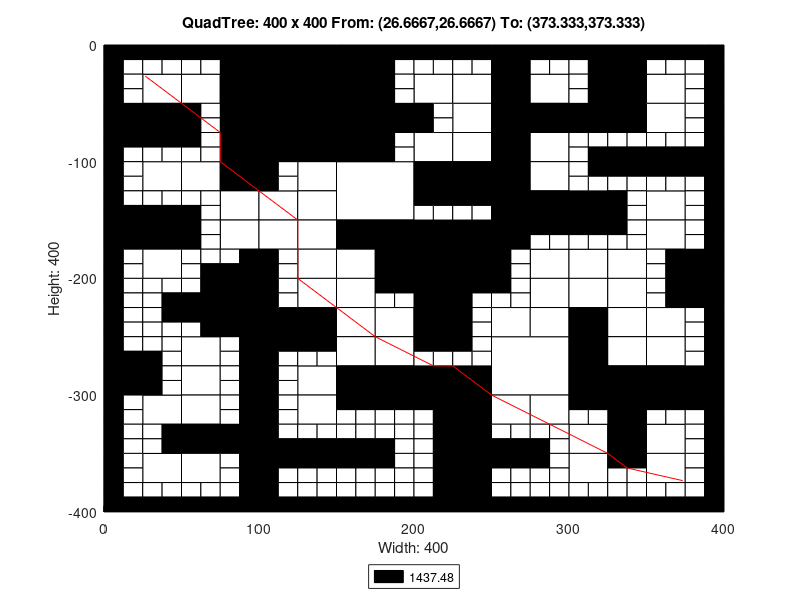

Source code (MATLAB):
axis([0 400 -400 0]);
title('QuadTree: 400 x 400 From: (26.6667,26.6667) To: (373.333,373.333)');
xlabel('Width: 400');
ylabel('Height: 400');
rectangle('Position',[100 -50 50 50], 'FaceColor',[0 0 0]);
rectangle('Position',[100 -100 50 50], 'FaceColor',[0 0 0]);
rectangle('Position',[150 -150 50 50], 'FaceColor',[1 1 1]);
rectangle('Position',[200 -200 50 50], 'FaceColor',[0 0 0]);
rectangle('Position',[250 -300 50 50], 'FaceColor',[1 1 1]);
rectangle('Position',[25 -50 25 25], 'FaceColor',[1 1 1]);
rectangle('Position',[75 -25 25 25], 'FaceColor',[0 0 0]);
rectangle('Position',[50 -50 25 25], 'FaceColor',[1 1 1]);
rectangle('Position',[75 -50 25 25], 'FaceColor',[0 0 0]);
rectangle('Position',[0 -75 25 25], 'FaceColor',[0 0 0]);
rectangle('Position',[25 -75 25 25], 'FaceColor',[0 0 0]);
rectangle('Position',[75 -75 25 25], 'FaceColor',[0 0 0]);
rectangle('Position',[75 -100 25 25], 'FaceColor',[0 0 0]);
rectangle('Position',[150 -25 25 25], 'FaceColor',[0 0 0]);
rectangle('Position',[150 -50 25 25], 'FaceColor',[0 0 0]);
rectangle('Position',[150 -75 25 25], 'FaceColor',[0 0 0]);
rectangle('Position',[175 -75 25 25], 'FaceColor',[0 0 0]);
rectangle('Position',[150 -100 25 25], 'FaceColor',[0 0 0]);
rectangle('Position',[25 -125 25 25], 'FaceColor',[1 1 1]);
rectangle('Position',[50 -125 25 25], 'FaceColor',[1 1 1]);
rectangle('Position',[75 -125 25 25], 'FaceColor',[0 0 0]);
rectangle('Position',[75 -150 25 25], 'FaceColor',[1 1 1]);
rectangle('Position',[0 -175 25 25], 'FaceColor',[0 0 0]);
rectangle('Position',[25 -175 25 25], 'FaceColor',[0 0 0]);
rectangle('Position',[25 -200 25 25], 'FaceColor',[1 1 1]);
rectangle('Position',[75 -175 25 25], 'FaceColor',[1 1 1]);
rectangle('Position',[125 -125 25 25], 'FaceColor',[1 1 1]);
rectangle('Position',[100 -150 25 25], 'FaceColor',[1 1 1]);
rectangle('Position',[125 -150 25 25], 'FaceColor',[1 1 1]);
rectangle('Position',[100 -175 25 25], 'FaceColor',[1 1 1]);
rectangle('Position',[125 -175 25 25], 'FaceColor',[1 1 1]);
rectangle('Position',[125 -200 25 25], 'FaceColor',[1 1 1]);
rectangle('Position',[150 -175 25 25], 'FaceColor',[0 0 0]);
rectangle('Position',[175 -175 25 25], 'FaceColor',[0 0 0]);
rectangle('Position',[150 -200 25 25], 'FaceColor',[1 1 1]);
rectangle('Position',[175 -200 25 25], 'FaceColor',[0 0 0]);
rectangle('Position',[200 -50 25 25], 'FaceColor',[1 1 1]);
rectangle('Position',[225 -50 25 25], 'FaceColor',[1 1 1]);
rectangle('Position',[250 -25 25 25], 'FaceColor',[0 0 0]);
rectangle('Position',[250 -50 25 25], 'FaceColor',[0 0 0]);
rectangle('Position',[275 -50 25 25], 'FaceColor',[1 1 1]);
rectangle('Position',[225 -75 25 25], 'FaceColor',[1 1 1]);
rectangle('Position',[200 -100 25 25], 'FaceColor',[1 1 1]);
rectangle('Position',[225 -100 25 25], 'FaceColor',[1 1 1]);
rectangle('Position',[250 -75 25 25], 'FaceColor',[0 0 0]);
rectangle('Position',[275 -75 25 25], 'FaceColor',[0 0 0]);
rectangle('Position',[250 -100 25 25], 'FaceColor',[0 0 0]);
rectangle('Position',[275 -100 25 25], 'FaceColor',[1 1 1]);
rectangle('Position',[325 -25 25 25], 'FaceColor',[0 0 0]);
rectangle('Position',[325 -50 25 25], 'FaceColor',[0 0 0]);
rectangle('Position',[350 -50 25 25], 'FaceColor',[1 1 1]);
rectangle('Position',[300 -75 25 25], 'FaceColor',[0 0 0]);
rectangle('Position',[325 -75 25 25], 'FaceColor',[0 0 0]);
rectangle('Position',[350 -75 25 25], 'FaceColor',[1 1 1]);
rectangle('Position',[200 -125 25 25], 'FaceColor',[0 0 0]);
rectangle('Position',[225 -125 25 25], 'FaceColor',[0 0 0]);
rectangle('Position',[250 -125 25 25], 'FaceColor',[0 0 0]);
rectangle('Position',[275 -125 25 25], 'FaceColor',[1 1 1]);
rectangle('Position',[250 -150 25 25], 'FaceColor',[0 0 0]);
rectangle('Position',[275 -150 25 25], 'FaceColor',[0 0 0]);
rectangle('Position',[250 -175 25 25], 'FaceColor',[0 0 0]);
rectangle('Position',[275 -200 25 25], 'FaceColor',[1 1 1]);
rectangle('Position',[300 -150 25 25], 'FaceColor',[0 0 0]);
rectangle('Position',[350 -150 25 25], 'FaceColor',[1 1 1]);
rectangle('Position',[300 -200 25 25], 'FaceColor',[1 1 1]);
rectangle('Position',[325 -200 25 25], 'FaceColor',[1 1 1]);
rectangle('Position',[350 -175 25 25], 'FaceColor',[1 1 1]);
rectangle('Position',[375 -200 25 25], 'FaceColor',[0 0 0]);
rectangle('Position',[75 -225 25 25], 'FaceColor',[0 0 0]);
rectangle('Position',[75 -250 25 25], 'FaceColor',[0 0 0]);
rectangle('Position',[0 -300 25 25], 'FaceColor',[0 0 0]);
rectangle('Position',[50 -275 25 25], 'FaceColor',[1 1 1]);
rectangle('Position',[50 -300 25 25], 'FaceColor',[1 1 1]);
rectangle('Position',[125 -225 25 25], 'FaceColor',[1 1 1]);
rectangle('Position',[100 -250 25 25], 'FaceColor',[0 0 0]);
rectangle('Position',[125 -250 25 25], 'FaceColor',[0 0 0]);
rectangle('Position',[150 -225 25 25], 'FaceColor',[1 1 1]);
rectangle('Position',[150 -250 25 25], 'FaceColor',[1 1 1]);
rectangle('Position',[175 -250 25 25], 'FaceColor',[1 1 1]);
rectangle('Position',[125 -300 25 25], 'FaceColor',[1 1 1]);
rectangle('Position',[150 -275 25 25], 'FaceColor',[1 1 1]);
rectangle('Position',[175 -275 25 25], 'FaceColor',[1 1 1]);
rectangle('Position',[150 -300 25 25], 'FaceColor',[0 0 0]);
rectangle('Position',[175 -300 25 25], 'FaceColor',[0 0 0]);
rectangle('Position',[25 -325 25 25], 'FaceColor',[1 1 1]);
rectangle('Position',[50 -325 25 25], 'FaceColor',[1 1 1]);
rectangle('Position',[50 -350 25 25], 'FaceColor',[0 0 0]);
rectangle('Position',[75 -350 25 25], 'FaceColor',[0 0 0]);
rectangle('Position',[25 -375 25 25], 'FaceColor',[1 1 1]);
rectangle('Position',[50 -375 25 25], 'FaceColor',[1 1 1]);
rectangle('Position',[125 -325 25 25], 'FaceColor',[1 1 1]);
rectangle('Position',[200 -225 25 25], 'FaceColor',[0 0 0]);
rectangle('Position',[200 -250 25 25], 'FaceColor',[0 0 0]);
rectangle('Position',[275 -225 25 25], 'FaceColor',[1 1 1]);
rectangle('Position',[250 -250 25 25], 'FaceColor',[1 1 1]);
rectangle('Position',[275 -250 25 25], 'FaceColor',[1 1 1]);
rectangle('Position',[200 -300 25 25], 'FaceColor',[0 0 0]);
rectangle('Position',[225 -300 25 25], 'FaceColor',[0 0 0]);
rectangle('Position',[300 -225 25 25], 'FaceColor',[1 1 1]);
rectangle('Position',[325 -225 25 25], 'FaceColor',[1 1 1]);
rectangle('Position',[300 -250 25 25], 'FaceColor',[0 0 0]);
rectangle('Position',[325 -250 25 25], 'FaceColor',[1 1 1]);
rectangle('Position',[375 -225 25 25], 'FaceColor',[0 0 0]);
rectangle('Position',[350 -250 25 25], 'FaceColor',[1 1 1]);
rectangle('Position',[300 -275 25 25], 'FaceColor',[0 0 0]);
rectangle('Position',[325 -275 25 25], 'FaceColor',[1 1 1]);
rectangle('Position',[300 -300 25 25], 'FaceColor',[0 0 0]);
rectangle('Position',[325 -300 25 25], 'FaceColor',[0 0 0]);
rectangle('Position',[350 -275 25 25], 'FaceColor',[1 1 1]);
rectangle('Position',[350 -300 25 25], 'FaceColor',[0 0 0]);
rectangle('Position',[375 -300 25 25], 'FaceColor',[0 0 0]);
rectangle('Position',[225 -325 25 25], 'FaceColor',[0 0 0]);
rectangle('Position',[225 -350 25 25], 'FaceColor',[0 0 0]);
rectangle('Position',[250 -325 25 25], 'FaceColor',[1 1 1]);
rectangle('Position',[275 -325 25 25], 'FaceColor',[1 1 1]);
rectangle('Position',[225 -375 25 25], 'FaceColor',[0 0 0]);
rectangle('Position',[225 -400 25 25], 'FaceColor',[0 0 0]);
rectangle('Position',[325 -325 25 25], 'FaceColor',[0 0 0]);
rectangle('Position',[300 -350 25 25], 'FaceColor',[1 1 1]);
rectangle('Position',[325 -350 25 25], 'FaceColor',[0 0 0]);
rectangle('Position',[350 -350 25 25], 'FaceColor',[1 1 1]);
rectangle('Position',[300 -375 25 25], 'FaceColor',[1 1 1]);
rectangle('Position',[350 -375 25 25], 'FaceColor',[1 1 1]);
rectangle('Position',[0 -12.5 12.5 12.5], 'FaceColor',[0 0 0]);
rectangle('Position',[12.5 -12.5 12.5 12.5], 'FaceColor',[0 0 0]);
rectangle('Position',[0 -25 12.5 12.5], 'FaceColor',[0 0 0]);
rectangle('Position',[12.5 -25 12.5 12.5], 'FaceColor',[1 1 1]);
rectangle('Position',[25 -12.5 12.5 12.5], 'FaceColor',[0 0 0]);
rectangle('Position',[37.5 -12.5 12.5 12.5], 'FaceColor',[0 0 0]);
rectangle('Position',[25 -25 12.5 12.5], 'FaceColor',[1 1 1]);
rectangle('Position',[37.5 -25 12.5 12.5], 'FaceColor',[1 1 1]);
rectangle('Position',[0 -37.5 12.5 12.5], 'FaceColor',[0 0 0]);
rectangle('Position',[12.5 -37.5 12.5 12.5], 'FaceColor',[1 1 1]);
rectangle('Position',[0 -50 12.5 12.5], 'FaceColor',[0 0 0]);
rectangle('Position',[12.5 -50 12.5 12.5], 'FaceColor',[1 1 1]);
rectangle('Position',[50 -12.5 12.5 12.5], 'FaceColor',[0 0 0]);
rectangle('Position',[62.5 -12.5 12.5 12.5], 'FaceColor',[0 0 0]);
rectangle('Position',[50 -25 12.5 12.5], 'FaceColor',[1 1 1]);
rectangle('Position',[62.5 -25 12.5 12.5], 'FaceColor',[1 1 1]);
rectangle('Position',[0 -87.5 12.5 12.5], 'FaceColor',[0 0 0]);
rectangle('Position',[12.5 -87.5 12.5 12.5], 'FaceColor',[0 0 0]);
rectangle('Position',[0 -100 12.5 12.5], 'FaceColor',[0 0 0]);
rectangle('Position',[12.5 -100 12.5 12.5], 'FaceColor',[1 1 1]);
rectangle('Position',[25 -87.5 12.5 12.5], 'FaceColor',[0 0 0]);
rectangle('Position',[37.5 -87.5 12.5 12.5], 'FaceColor',[0 0 0]);
rectangle('Position',[25 -100 12.5 12.5], 'FaceColor',[1 1 1]);
rectangle('Position',[37.5 -100 12.5 12.5], 'FaceColor',[1 1 1]);
rectangle('Position',[50 -62.5 12.5 12.5], 'FaceColor',[0 0 0]);
rectangle('Position',[62.5 -62.5 12.5 12.5], 'FaceColor',[1 1 1]);
rectangle('Position',[50 -75 12.5 12.5], 'FaceColor',[0 0 0]);
rectangle('Position',[62.5 -75 12.5 12.5], 'FaceColor',[1 1 1]);
rectangle('Position',[50 -87.5 12.5 12.5], 'FaceColor',[0 0 0]);
rectangle('Position',[62.5 -87.5 12.5 12.5], 'FaceColor',[1 1 1]);
rectangle('Position',[50 -100 12.5 12.5], 'FaceColor',[1 1 1]);
rectangle('Position',[62.5 -100 12.5 12.5], 'FaceColor',[1 1 1]);
rectangle('Position',[175 -12.5 12.5 12.5], 'FaceColor',[0 0 0]);
rectangle('Position',[187.5 -12.5 12.5 12.5], 'FaceColor',[0 0 0]);
rectangle('Position',[175 -25 12.5 12.5], 'FaceColor',[0 0 0]);
rectangle('Position',[187.5 -25 12.5 12.5], 'FaceColor',[1 1 1]);
rectangle('Position',[175 -37.5 12.5 12.5], 'FaceColor',[0 0 0]);
rectangle('Position',[187.5 -37.5 12.5 12.5], 'FaceColor',[1 1 1]);
rectangle('Position',[175 -50 12.5 12.5], 'FaceColor',[0 0 0]);
rectangle('Position',[187.5 -50 12.5 12.5], 'FaceColor',[1 1 1]);
rectangle('Position',[175 -87.5 12.5 12.5], 'FaceColor',[0 0 0]);
rectangle('Position',[187.5 -87.5 12.5 12.5], 'FaceColor',[1 1 1]);
rectangle('Position',[175 -100 12.5 12.5], 'FaceColor',[0 0 0]);
rectangle('Position',[187.5 -100 12.5 12.5], 'FaceColor',[1 1 1]);
rectangle('Position',[0 -112.5 12.5 12.5], 'FaceColor',[0 0 0]);
rectangle('Position',[12.5 -112.5 12.5 12.5], 'FaceColor',[1 1 1]);
rectangle('Position',[0 -125 12.5 12.5], 'FaceColor',[0 0 0]);
rectangle('Position',[12.5 -125 12.5 12.5], 'FaceColor',[1 1 1]);
rectangle('Position',[0 -137.5 12.5 12.5], 'FaceColor',[0 0 0]);
rectangle('Position',[12.5 -137.5 12.5 12.5], 'FaceColor',[1 1 1]);
rectangle('Position',[0 -150 12.5 12.5], 'FaceColor',[0 0 0]);
rectangle('Position',[12.5 -150 12.5 12.5], 'FaceColor',[0 0 0]);
rectangle('Position',[25 -137.5 12.5 12.5], 'FaceColor',[1 1 1]);
rectangle('Position',[37.5 -137.5 12.5 12.5], 'FaceColor',[1 1 1]);
rectangle('Position',[25 -150 12.5 12.5], 'FaceColor',[0 0 0]);
rectangle('Position',[37.5 -150 12.5 12.5], 'FaceColor',[0 0 0]);
rectangle('Position',[50 -137.5 12.5 12.5], 'FaceColor',[1 1 1]);
rectangle('Position',[62.5 -137.5 12.5 12.5], 'FaceColor',[1 1 1]);
rectangle('Position',[50 -150 12.5 12.5], 'FaceColor',[0 0 0]);
rectangle('Position',[62.5 -150 12.5 12.5], 'FaceColor',[1 1 1]);
rectangle('Position',[0 -187.5 12.5 12.5], 'FaceColor',[0 0 0]);
rectangle('Position',[12.5 -187.5 12.5 12.5], 'FaceColor',[1 1 1]);
rectangle('Position',[0 -200 12.5 12.5], 'FaceColor',[0 0 0]);
rectangle('Position',[12.5 -200 12.5 12.5], 'FaceColor',[1 1 1]);
rectangle('Position',[50 -162.5 12.5 12.5], 'FaceColor',[0 0 0]);
rectangle('Position',[62.5 -162.5 12.5 12.5], 'FaceColor',[1 1 1]);
rectangle('Position',[50 -175 12.5 12.5], 'FaceColor',[0 0 0]);
rectangle('Position',[62.5 -175 12.5 12.5], 'FaceColor',[1 1 1]);
rectangle('Position',[50 -187.5 12.5 12.5], 'FaceColor',[1 1 1]);
rectangle('Position',[62.5 -187.5 12.5 12.5], 'FaceColor',[1 1 1]);
rectangle('Position',[50 -200 12.5 12.5], 'FaceColor',[1 1 1]);
rectangle('Position',[62.5 -200 12.5 12.5], 'FaceColor',[0 0 0]);
rectangle('Position',[75 -187.5 12.5 12.5], 'FaceColor',[1 1 1]);
rectangle('Position',[87.5 -187.5 12.5 12.5], 'FaceColor',[0 0 0]);
rectangle('Position',[75 -200 12.5 12.5], 'FaceColor',[0 0 0]);
rectangle('Position',[87.5 -200 12.5 12.5], 'FaceColor',[0 0 0]);
rectangle('Position',[100 -112.5 12.5 12.5], 'FaceColor',[0 0 0]);
rectangle('Position',[112.5 -112.5 12.5 12.5], 'FaceColor',[1 1 1]);
rectangle('Position',[100 -125 12.5 12.5], 'FaceColor',[0 0 0]);
rectangle('Position',[112.5 -125 12.5 12.5], 'FaceColor',[1 1 1]);
rectangle('Position',[100 -187.5 12.5 12.5], 'FaceColor',[0 0 0]);
rectangle('Position',[112.5 -187.5 12.5 12.5], 'FaceColor',[1 1 1]);
rectangle('Position',[100 -200 12.5 12.5], 'FaceColor',[0 0 0]);
rectangle('Position',[112.5 -200 12.5 12.5], 'FaceColor',[1 1 1]);
rectangle('Position',[200 -12.5 12.5 12.5], 'FaceColor',[0 0 0]);
rectangle('Position',[212.5 -12.5 12.5 12.5], 'FaceColor',[0 0 0]);
rectangle('Position',[200 -25 12.5 12.5], 'FaceColor',[1 1 1]);
rectangle('Position',[212.5 -25 12.5 12.5], 'FaceColor',[1 1 1]);
rectangle('Position',[225 -12.5 12.5 12.5], 'FaceColor',[0 0 0]);
rectangle('Position',[237.5 -12.5 12.5 12.5], 'FaceColor',[0 0 0]);
rectangle('Position',[225 -25 12.5 12.5], 'FaceColor',[1 1 1]);
rectangle('Position',[237.5 -25 12.5 12.5], 'FaceColor',[1 1 1]);
rectangle('Position',[275 -12.5 12.5 12.5], 'FaceColor',[0 0 0]);
rectangle('Position',[287.5 -12.5 12.5 12.5], 'FaceColor',[0 0 0]);
rectangle('Position',[275 -25 12.5 12.5], 'FaceColor',[1 1 1]);
rectangle('Position',[287.5 -25 12.5 12.5], 'FaceColor',[1 1 1]);
rectangle('Position',[200 -62.5 12.5 12.5], 'FaceColor',[0 0 0]);
rectangle('Position',[212.5 -62.5 12.5 12.5], 'FaceColor',[1 1 1]);
rectangle('Position',[200 -75 12.5 12.5], 'FaceColor',[0 0 0]);
rectangle('Position',[212.5 -75 12.5 12.5], 'FaceColor',[1 1 1]);
rectangle('Position',[300 -12.5 12.5 12.5], 'FaceColor',[0 0 0]);
rectangle('Position',[312.5 -12.5 12.5 12.5], 'FaceColor',[0 0 0]);
rectangle('Position',[300 -25 12.5 12.5], 'FaceColor',[1 1 1]);
rectangle('Position',[312.5 -25 12.5 12.5], 'FaceColor',[0 0 0]);
rectangle('Position',[300 -37.5 12.5 12.5], 'FaceColor',[1 1 1]);
rectangle('Position',[312.5 -37.5 12.5 12.5], 'FaceColor',[0 0 0]);
rectangle('Position',[300 -50 12.5 12.5], 'FaceColor',[1 1 1]);
rectangle('Position',[312.5 -50 12.5 12.5], 'FaceColor',[0 0 0]);
rectangle('Position',[350 -12.5 12.5 12.5], 'FaceColor',[0 0 0]);
rectangle('Position',[362.5 -12.5 12.5 12.5], 'FaceColor',[0 0 0]);
rectangle('Position',[350 -25 12.5 12.5], 'FaceColor',[1 1 1]);
rectangle('Position',[362.5 -25 12.5 12.5], 'FaceColor',[1 1 1]);
rectangle('Position',[375 -12.5 12.5 12.5], 'FaceColor',[0 0 0]);
rectangle('Position',[387.5 -12.5 12.5 12.5], 'FaceColor',[0 0 0]);
rectangle('Position',[375 -25 12.5 12.5], 'FaceColor',[1 1 1]);
rectangle('Position',[387.5 -25 12.5 12.5], 'FaceColor',[0 0 0]);
rectangle('Position',[375 -37.5 12.5 12.5], 'FaceColor',[1 1 1]);
rectangle('Position',[387.5 -37.5 12.5 12.5], 'FaceColor',[0 0 0]);
rectangle('Position',[375 -50 12.5 12.5], 'FaceColor',[1 1 1]);
rectangle('Position',[387.5 -50 12.5 12.5], 'FaceColor',[0 0 0]);
rectangle('Position',[300 -87.5 12.5 12.5], 'FaceColor',[1 1 1]);
rectangle('Position',[312.5 -87.5 12.5 12.5], 'FaceColor',[1 1 1]);
rectangle('Position',[300 -100 12.5 12.5], 'FaceColor',[1 1 1]);
rectangle('Position',[312.5 -100 12.5 12.5], 'FaceColor',[0 0 0]);
rectangle('Position',[325 -87.5 12.5 12.5], 'FaceColor',[1 1 1]);
rectangle('Position',[337.5 -87.5 12.5 12.5], 'FaceColor',[1 1 1]);
rectangle('Position',[325 -100 12.5 12.5], 'FaceColor',[0 0 0]);
rectangle('Position',[337.5 -100 12.5 12.5], 'FaceColor',[0 0 0]);
rectangle('Position',[375 -62.5 12.5 12.5], 'FaceColor',[1 1 1]);
rectangle('Position',[387.5 -62.5 12.5 12.5], 'FaceColor',[0 0 0]);
rectangle('Position',[375 -75 12.5 12.5], 'FaceColor',[1 1 1]);
rectangle('Position',[387.5 -75 12.5 12.5], 'FaceColor',[0 0 0]);
rectangle('Position',[350 -87.5 12.5 12.5], 'FaceColor',[1 1 1]);
rectangle('Position',[362.5 -87.5 12.5 12.5], 'FaceColor',[1 1 1]);
rectangle('Position',[350 -100 12.5 12.5], 'FaceColor',[0 0 0]);
rectangle('Position',[362.5 -100 12.5 12.5], 'FaceColor',[0 0 0]);
rectangle('Position',[375 -87.5 12.5 12.5], 'FaceColor',[1 1 1]);
rectangle('Position',[387.5 -87.5 12.5 12.5], 'FaceColor',[0 0 0]);
rectangle('Position',[375 -100 12.5 12.5], 'FaceColor',[0 0 0]);
rectangle('Position',[387.5 -100 12.5 12.5], 'FaceColor',[0 0 0]);
rectangle('Position',[200 -137.5 12.5 12.5], 'FaceColor',[0 0 0]);
rectangle('Position',[212.5 -137.5 12.5 12.5], 'FaceColor',[0 0 0]);
rectangle('Position',[200 -150 12.5 12.5], 'FaceColor',[1 1 1]);
rectangle('Position',[212.5 -150 12.5 12.5], 'FaceColor',[1 1 1]);
rectangle('Position',[225 -137.5 12.5 12.5], 'FaceColor',[0 0 0]);
rectangle('Position',[237.5 -137.5 12.5 12.5], 'FaceColor',[0 0 0]);
rectangle('Position',[225 -150 12.5 12.5], 'FaceColor',[1 1 1]);
rectangle('Position',[237.5 -150 12.5 12.5], 'FaceColor',[1 1 1]);
rectangle('Position',[275 -162.5 12.5 12.5], 'FaceColor',[0 0 0]);
rectangle('Position',[287.5 -162.5 12.5 12.5], 'FaceColor',[0 0 0]);
rectangle('Position',[275 -175 12.5 12.5], 'FaceColor',[1 1 1]);
rectangle('Position',[287.5 -175 12.5 12.5], 'FaceColor',[1 1 1]);
rectangle('Position',[250 -187.5 12.5 12.5], 'FaceColor',[0 0 0]);
rectangle('Position',[262.5 -187.5 12.5 12.5], 'FaceColor',[1 1 1]);
rectangle('Position',[250 -200 12.5 12.5], 'FaceColor',[0 0 0]);
rectangle('Position',[262.5 -200 12.5 12.5], 'FaceColor',[1 1 1]);
rectangle('Position',[300 -112.5 12.5 12.5], 'FaceColor',[1 1 1]);
rectangle('Position',[312.5 -112.5 12.5 12.5], 'FaceColor',[0 0 0]);
rectangle('Position',[300 -125 12.5 12.5], 'FaceColor',[1 1 1]);
rectangle('Position',[312.5 -125 12.5 12.5], 'FaceColor',[1 1 1]);
rectangle('Position',[325 -112.5 12.5 12.5], 'FaceColor',[0 0 0]);
rectangle('Position',[337.5 -112.5 12.5 12.5], 'FaceColor',[0 0 0]);
rectangle('Position',[325 -125 12.5 12.5], 'FaceColor',[1 1 1]);
rectangle('Position',[337.5 -125 12.5 12.5], 'FaceColor',[1 1 1]);
rectangle('Position',[325 -137.5 12.5 12.5], 'FaceColor',[0 0 0]);
rectangle('Position',[337.5 -137.5 12.5 12.5], 'FaceColor',[1 1 1]);
rectangle('Position',[325 -150 12.5 12.5], 'FaceColor',[0 0 0]);
rectangle('Position',[337.5 -150 12.5 12.5], 'FaceColor',[1 1 1]);
rectangle('Position',[350 -112.5 12.5 12.5], 'FaceColor',[0 0 0]);
rectangle('Position',[362.5 -112.5 12.5 12.5], 'FaceColor',[0 0 0]);
rectangle('Position',[350 -125 12.5 12.5], 'FaceColor',[1 1 1]);
rectangle('Position',[362.5 -125 12.5 12.5], 'FaceColor',[1 1 1]);
rectangle('Position',[375 -112.5 12.5 12.5], 'FaceColor',[0 0 0]);
rectangle('Position',[387.5 -112.5 12.5 12.5], 'FaceColor',[0 0 0]);
rectangle('Position',[375 -125 12.5 12.5], 'FaceColor',[1 1 1]);
rectangle('Position',[387.5 -125 12.5 12.5], 'FaceColor',[0 0 0]);
rectangle('Position',[375 -137.5 12.5 12.5], 'FaceColor',[1 1 1]);
rectangle('Position',[387.5 -137.5 12.5 12.5], 'FaceColor',[0 0 0]);
rectangle('Position',[375 -150 12.5 12.5], 'FaceColor',[1 1 1]);
rectangle('Position',[387.5 -150 12.5 12.5], 'FaceColor',[0 0 0]);
rectangle('Position',[300 -162.5 12.5 12.5], 'FaceColor',[0 0 0]);
rectangle('Position',[312.5 -162.5 12.5 12.5], 'FaceColor',[0 0 0]);
rectangle('Position',[300 -175 12.5 12.5], 'FaceColor',[1 1 1]);
rectangle('Position',[312.5 -175 12.5 12.5], 'FaceColor',[1 1 1]);
rectangle('Position',[325 -162.5 12.5 12.5], 'FaceColor',[0 0 0]);
rectangle('Position',[337.5 -162.5 12.5 12.5], 'FaceColor',[1 1 1]);
rectangle('Position',[325 -175 12.5 12.5], 'FaceColor',[1 1 1]);
rectangle('Position',[337.5 -175 12.5 12.5], 'FaceColor',[1 1 1]);
rectangle('Position',[375 -162.5 12.5 12.5], 'FaceColor',[1 1 1]);
rectangle('Position',[387.5 -162.5 12.5 12.5], 'FaceColor',[0 0 0]);
rectangle('Position',[375 -175 12.5 12.5], 'FaceColor',[1 1 1]);
rectangle('Position',[387.5 -175 12.5 12.5], 'FaceColor',[0 0 0]);
rectangle('Position',[350 -187.5 12.5 12.5], 'FaceColor',[1 1 1]);
rectangle('Position',[362.5 -187.5 12.5 12.5], 'FaceColor',[0 0 0]);
rectangle('Position',[350 -200 12.5 12.5], 'FaceColor',[1 1 1]);
rectangle('Position',[362.5 -200 12.5 12.5], 'FaceColor',[0 0 0]);
rectangle('Position',[0 -212.5 12.5 12.5], 'FaceColor',[0 0 0]);
rectangle('Position',[12.5 -212.5 12.5 12.5], 'FaceColor',[1 1 1]);
rectangle('Position',[0 -225 12.5 12.5], 'FaceColor',[0 0 0]);
rectangle('Position',[12.5 -225 12.5 12.5], 'FaceColor',[1 1 1]);
rectangle('Position',[25 -212.5 12.5 12.5], 'FaceColor',[1 1 1]);
rectangle('Position',[37.5 -212.5 12.5 12.5], 'FaceColor',[1 1 1]);
rectangle('Position',[25 -225 12.5 12.5], 'FaceColor',[1 1 1]);
rectangle('Position',[37.5 -225 12.5 12.5], 'FaceColor',[0 0 0]);
rectangle('Position',[0 -237.5 12.5 12.5], 'FaceColor',[0 0 0]);
rectangle('Position',[12.5 -237.5 12.5 12.5], 'FaceColor',[1 1 1]);
rectangle('Position',[0 -250 12.5 12.5], 'FaceColor',[0 0 0]);
rectangle('Position',[12.5 -250 12.5 12.5], 'FaceColor',[1 1 1]);
rectangle('Position',[25 -237.5 12.5 12.5], 'FaceColor',[1 1 1]);
rectangle('Position',[37.5 -237.5 12.5 12.5], 'FaceColor',[0 0 0]);
rectangle('Position',[25 -250 12.5 12.5], 'FaceColor',[1 1 1]);
rectangle('Position',[37.5 -250 12.5 12.5], 'FaceColor',[1 1 1]);
rectangle('Position',[50 -212.5 12.5 12.5], 'FaceColor',[1 1 1]);
rectangle('Position',[62.5 -212.5 12.5 12.5], 'FaceColor',[0 0 0]);
rectangle('Position',[50 -225 12.5 12.5], 'FaceColor',[0 0 0]);
rectangle('Position',[62.5 -225 12.5 12.5], 'FaceColor',[0 0 0]);
rectangle('Position',[50 -237.5 12.5 12.5], 'FaceColor',[0 0 0]);
rectangle('Position',[62.5 -237.5 12.5 12.5], 'FaceColor',[0 0 0]);
rectangle('Position',[50 -250 12.5 12.5], 'FaceColor',[1 1 1]);
rectangle('Position',[62.5 -250 12.5 12.5], 'FaceColor',[0 0 0]);
rectangle('Position',[0 -262.5 12.5 12.5], 'FaceColor',[0 0 0]);
rectangle('Position',[12.5 -262.5 12.5 12.5], 'FaceColor',[1 1 1]);
rectangle('Position',[0 -275 12.5 12.5], 'FaceColor',[0 0 0]);
rectangle('Position',[12.5 -275 12.5 12.5], 'FaceColor',[0 0 0]);
rectangle('Position',[25 -262.5 12.5 12.5], 'FaceColor',[1 1 1]);
rectangle('Position',[37.5 -262.5 12.5 12.5], 'FaceColor',[1 1 1]);
rectangle('Position',[25 -275 12.5 12.5], 'FaceColor',[0 0 0]);
rectangle('Position',[37.5 -275 12.5 12.5], 'FaceColor',[1 1 1]);
rectangle('Position',[25 -287.5 12.5 12.5], 'FaceColor',[0 0 0]);
rectangle('Position',[37.5 -287.5 12.5 12.5], 'FaceColor',[1 1 1]);
rectangle('Position',[25 -300 12.5 12.5], 'FaceColor',[0 0 0]);
rectangle('Position',[37.5 -300 12.5 12.5], 'FaceColor',[1 1 1]);
rectangle('Position',[75 -262.5 12.5 12.5], 'FaceColor',[1 1 1]);
rectangle('Position',[87.5 -262.5 12.5 12.5], 'FaceColor',[0 0 0]);
rectangle('Position',[75 -275 12.5 12.5], 'FaceColor',[1 1 1]);
rectangle('Position',[87.5 -275 12.5 12.5], 'FaceColor',[0 0 0]);
rectangle('Position',[75 -287.5 12.5 12.5], 'FaceColor',[1 1 1]);
rectangle('Position',[87.5 -287.5 12.5 12.5], 'FaceColor',[0 0 0]);
rectangle('Position',[75 -300 12.5 12.5], 'FaceColor',[1 1 1]);
rectangle('Position',[87.5 -300 12.5 12.5], 'FaceColor',[0 0 0]);
rectangle('Position',[100 -212.5 12.5 12.5], 'FaceColor',[0 0 0]);
rectangle('Position',[112.5 -212.5 12.5 12.5], 'FaceColor',[1 1 1]);
rectangle('Position',[100 -225 12.5 12.5], 'FaceColor',[0 0 0]);
rectangle('Position',[112.5 -225 12.5 12.5], 'FaceColor',[1 1 1]);
rectangle('Position',[175 -212.5 12.5 12.5], 'FaceColor',[0 0 0]);
rectangle('Position',[187.5 -212.5 12.5 12.5], 'FaceColor',[0 0 0]);
rectangle('Position',[175 -225 12.5 12.5], 'FaceColor',[1 1 1]);
rectangle('Position',[187.5 -225 12.5 12.5], 'FaceColor',[1 1 1]);
rectangle('Position',[100 -262.5 12.5 12.5], 'FaceColor',[0 0 0]);
rectangle('Position',[112.5 -262.5 12.5 12.5], 'FaceColor',[0 0 0]);
rectangle('Position',[100 -275 12.5 12.5], 'FaceColor',[0 0 0]);
rectangle('Position',[112.5 -275 12.5 12.5], 'FaceColor',[1 1 1]);
rectangle('Position',[125 -262.5 12.5 12.5], 'FaceColor',[0 0 0]);
rectangle('Position',[137.5 -262.5 12.5 12.5], 'FaceColor',[0 0 0]);
rectangle('Position',[125 -275 12.5 12.5], 'FaceColor',[1 1 1]);
rectangle('Position',[137.5 -275 12.5 12.5], 'FaceColor',[1 1 1]);
rectangle('Position',[100 -287.5 12.5 12.5], 'FaceColor',[0 0 0]);
rectangle('Position',[112.5 -287.5 12.5 12.5], 'FaceColor',[1 1 1]);
rectangle('Position',[100 -300 12.5 12.5], 'FaceColor',[0 0 0]);
rectangle('Position',[112.5 -300 12.5 12.5], 'FaceColor',[1 1 1]);
rectangle('Position',[0 -312.5 12.5 12.5], 'FaceColor',[0 0 0]);
rectangle('Position',[12.5 -312.5 12.5 12.5], 'FaceColor',[1 1 1]);
rectangle('Position',[0 -325 12.5 12.5], 'FaceColor',[0 0 0]);
rectangle('Position',[12.5 -325 12.5 12.5], 'FaceColor',[1 1 1]);
rectangle('Position',[0 -337.5 12.5 12.5], 'FaceColor',[0 0 0]);
rectangle('Position',[12.5 -337.5 12.5 12.5], 'FaceColor',[1 1 1]);
rectangle('Position',[0 -350 12.5 12.5], 'FaceColor',[0 0 0]);
rectangle('Position',[12.5 -350 12.5 12.5], 'FaceColor',[1 1 1]);
rectangle('Position',[25 -337.5 12.5 12.5], 'FaceColor',[1 1 1]);
rectangle('Position',[37.5 -337.5 12.5 12.5], 'FaceColor',[0 0 0]);
rectangle('Position',[25 -350 12.5 12.5], 'FaceColor',[1 1 1]);
rectangle('Position',[37.5 -350 12.5 12.5], 'FaceColor',[0 0 0]);
rectangle('Position',[75 -312.5 12.5 12.5], 'FaceColor',[1 1 1]);
rectangle('Position',[87.5 -312.5 12.5 12.5], 'FaceColor',[0 0 0]);
rectangle('Position',[75 -325 12.5 12.5], 'FaceColor',[1 1 1]);
rectangle('Position',[87.5 -325 12.5 12.5], 'FaceColor',[0 0 0]);
rectangle('Position',[0 -362.5 12.5 12.5], 'FaceColor',[0 0 0]);
rectangle('Position',[12.5 -362.5 12.5 12.5], 'FaceColor',[1 1 1]);
rectangle('Position',[0 -375 12.5 12.5], 'FaceColor',[0 0 0]);
rectangle('Position',[12.5 -375 12.5 12.5], 'FaceColor',[1 1 1]);
rectangle('Position',[0 -387.5 12.5 12.5], 'FaceColor',[0 0 0]);
rectangle('Position',[12.5 -387.5 12.5 12.5], 'FaceColor',[1 1 1]);
rectangle('Position',[0 -400 12.5 12.5], 'FaceColor',[0 0 0]);
rectangle('Position',[12.5 -400 12.5 12.5], 'FaceColor',[0 0 0]);
rectangle('Position',[25 -387.5 12.5 12.5], 'FaceColor',[1 1 1]);
rectangle('Position',[37.5 -387.5 12.5 12.5], 'FaceColor',[1 1 1]);
rectangle('Position',[25 -400 12.5 12.5], 'FaceColor',[0 0 0]);
rectangle('Position',[37.5 -400 12.5 12.5], 'FaceColor',[0 0 0]);
rectangle('Position',[75 -362.5 12.5 12.5], 'FaceColor',[1 1 1]);
rectangle('Position',[87.5 -362.5 12.5 12.5], 'FaceColor',[0 0 0]);
rectangle('Position',[75 -375 12.5 12.5], 'FaceColor',[1 1 1]);
rectangle('Position',[87.5 -375 12.5 12.5], 'FaceColor',[0 0 0]);
rectangle('Position',[50 -387.5 12.5 12.5], 'FaceColor',[1 1 1]);
rectangle('Position',[62.5 -387.5 12.5 12.5], 'FaceColor',[1 1 1]);
rectangle('Position',[50 -400 12.5 12.5], 'FaceColor',[0 0 0]);
rectangle('Position',[62.5 -400 12.5 12.5], 'FaceColor',[0 0 0]);
rectangle('Position',[75 -387.5 12.5 12.5], 'FaceColor',[1 1 1]);
rectangle('Position',[87.5 -387.5 12.5 12.5], 'FaceColor',[0 0 0]);
rectangle('Position',[75 -400 12.5 12.5], 'FaceColor',[0 0 0]);
rectangle('Position',[87.5 -400 12.5 12.5], 'FaceColor',[0 0 0]);
rectangle('Position',[100 -312.5 12.5 12.5], 'FaceColor',[0 0 0]);
rectangle('Position',[112.5 -312.5 12.5 12.5], 'FaceColor',[1 1 1]);
rectangle('Position',[100 -325 12.5 12.5], 'FaceColor',[0 0 0]);
rectangle('Position',[112.5 -325 12.5 12.5], 'FaceColor',[1 1 1]);
rectangle('Position',[100 -337.5 12.5 12.5], 'FaceColor',[0 0 0]);
rectangle('Position',[112.5 -337.5 12.5 12.5], 'FaceColor',[1 1 1]);
rectangle('Position',[100 -350 12.5 12.5], 'FaceColor',[0 0 0]);
rectangle('Position',[112.5 -350 12.5 12.5], 'FaceColor',[0 0 0]);
rectangle('Position',[125 -337.5 12.5 12.5], 'FaceColor',[1 1 1]);
rectangle('Position',[137.5 -337.5 12.5 12.5], 'FaceColor',[1 1 1]);
rectangle('Position',[125 -350 12.5 12.5], 'FaceColor',[0 0 0]);
rectangle('Position',[137.5 -350 12.5 12.5], 'FaceColor',[0 0 0]);
rectangle('Position',[150 -312.5 12.5 12.5], 'FaceColor',[0 0 0]);
rectangle('Position',[162.5 -312.5 12.5 12.5], 'FaceColor',[0 0 0]);
rectangle('Position',[150 -325 12.5 12.5], 'FaceColor',[1 1 1]);
rectangle('Position',[162.5 -325 12.5 12.5], 'FaceColor',[1 1 1]);
rectangle('Position',[175 -312.5 12.5 12.5], 'FaceColor',[0 0 0]);
rectangle('Position',[187.5 -312.5 12.5 12.5], 'FaceColor',[0 0 0]);
rectangle('Position',[175 -325 12.5 12.5], 'FaceColor',[1 1 1]);
rectangle('Position',[187.5 -325 12.5 12.5], 'FaceColor',[1 1 1]);
rectangle('Position',[150 -337.5 12.5 12.5], 'FaceColor',[1 1 1]);
rectangle('Position',[162.5 -337.5 12.5 12.5], 'FaceColor',[1 1 1]);
rectangle('Position',[150 -350 12.5 12.5], 'FaceColor',[0 0 0]);
rectangle('Position',[162.5 -350 12.5 12.5], 'FaceColor',[0 0 0]);
rectangle('Position',[175 -337.5 12.5 12.5], 'FaceColor',[1 1 1]);
rectangle('Position',[187.5 -337.5 12.5 12.5], 'FaceColor',[1 1 1]);
rectangle('Position',[175 -350 12.5 12.5], 'FaceColor',[0 0 0]);
rectangle('Position',[187.5 -350 12.5 12.5], 'FaceColor',[1 1 1]);
rectangle('Position',[100 -362.5 12.5 12.5], 'FaceColor',[0 0 0]);
rectangle('Position',[112.5 -362.5 12.5 12.5], 'FaceColor',[0 0 0]);
rectangle('Position',[100 -375 12.5 12.5], 'FaceColor',[0 0 0]);
rectangle('Position',[112.5 -375 12.5 12.5], 'FaceColor',[1 1 1]);
rectangle('Position',[125 -362.5 12.5 12.5], 'FaceColor',[0 0 0]);
rectangle('Position',[137.5 -362.5 12.5 12.5], 'FaceColor',[0 0 0]);
rectangle('Position',[125 -375 12.5 12.5], 'FaceColor',[1 1 1]);
rectangle('Position',[137.5 -375 12.5 12.5], 'FaceColor',[1 1 1]);
rectangle('Position',[100 -387.5 12.5 12.5], 'FaceColor',[0 0 0]);
rectangle('Position',[112.5 -387.5 12.5 12.5], 'FaceColor',[1 1 1]);
rectangle('Position',[100 -400 12.5 12.5], 'FaceColor',[0 0 0]);
rectangle('Position',[112.5 -400 12.5 12.5], 'FaceColor',[0 0 0]);
rectangle('Position',[125 -387.5 12.5 12.5], 'FaceColor',[1 1 1]);
rectangle('Position',[137.5 -387.5 12.5 12.5], 'FaceColor',[1 1 1]);
rectangle('Position',[125 -400 12.5 12.5], 'FaceColor',[0 0 0]);
rectangle('Position',[137.5 -400 12.5 12.5], 'FaceColor',[0 0 0]);
rectangle('Position',[150 -362.5 12.5 12.5], 'FaceColor',[0 0 0]);
rectangle('Position',[162.5 -362.5 12.5 12.5], 'FaceColor',[0 0 0]);
rectangle('Position',[150 -375 12.5 12.5], 'FaceColor',[1 1 1]);
rectangle('Position',[162.5 -375 12.5 12.5], 'FaceColor',[1 1 1]);
rectangle('Position',[175 -362.5 12.5 12.5], 'FaceColor',[0 0 0]);
rectangle('Position',[187.5 -362.5 12.5 12.5], 'FaceColor',[1 1 1]);
rectangle('Position',[175 -375 12.5 12.5], 'FaceColor',[1 1 1]);
rectangle('Position',[187.5 -375 12.5 12.5], 'FaceColor',[1 1 1]);
rectangle('Position',[150 -387.5 12.5 12.5], 'FaceColor',[1 1 1]);
rectangle('Position',[162.5 -387.5 12.5 12.5], 'FaceColor',[1 1 1]);
rectangle('Position',[150 -400 12.5 12.5], 'FaceColor',[0 0 0]);
rectangle('Position',[162.5 -400 12.5 12.5], 'FaceColor',[0 0 0]);
rectangle('Position',[175 -387.5 12.5 12.5], 'FaceColor',[1 1 1]);
rectangle('Position',[187.5 -387.5 12.5 12.5], 'FaceColor',[1 1 1]);
rectangle('Position',[175 -400 12.5 12.5], 'FaceColor',[0 0 0]);
rectangle('Position',[187.5 -400 12.5 12.5], 'FaceColor',[0 0 0]);
rectangle('Position',[225 -212.5 12.5 12.5], 'FaceColor',[0 0 0]);
rectangle('Position',[237.5 -212.5 12.5 12.5], 'FaceColor',[0 0 0]);
rectangle('Position',[225 -225 12.5 12.5], 'FaceColor',[0 0 0]);
rectangle('Position',[237.5 -225 12.5 12.5], 'FaceColor',[1 1 1]);
rectangle('Position',[225 -237.5 12.5 12.5], 'FaceColor',[0 0 0]);
rectangle('Position',[237.5 -237.5 12.5 12.5], 'FaceColor',[1 1 1]);
rectangle('Position',[225 -250 12.5 12.5], 'FaceColor',[0 0 0]);
rectangle('Position',[237.5 -250 12.5 12.5], 'FaceColor',[1 1 1]);
rectangle('Position',[250 -212.5 12.5 12.5], 'FaceColor',[0 0 0]);
rectangle('Position',[262.5 -212.5 12.5 12.5], 'FaceColor',[1 1 1]);
rectangle('Position',[250 -225 12.5 12.5], 'FaceColor',[1 1 1]);
rectangle('Position',[262.5 -225 12.5 12.5], 'FaceColor',[1 1 1]);
rectangle('Position',[200 -262.5 12.5 12.5], 'FaceColor',[0 0 0]);
rectangle('Position',[212.5 -262.5 12.5 12.5], 'FaceColor',[0 0 0]);
rectangle('Position',[200 -275 12.5 12.5], 'FaceColor',[1 1 1]);
rectangle('Position',[212.5 -275 12.5 12.5], 'FaceColor',[1 1 1]);
rectangle('Position',[225 -262.5 12.5 12.5], 'FaceColor',[0 0 0]);
rectangle('Position',[237.5 -262.5 12.5 12.5], 'FaceColor',[1 1 1]);
rectangle('Position',[225 -275 12.5 12.5], 'FaceColor',[1 1 1]);
rectangle('Position',[237.5 -275 12.5 12.5], 'FaceColor',[1 1 1]);
rectangle('Position',[350 -212.5 12.5 12.5], 'FaceColor',[1 1 1]);
rectangle('Position',[362.5 -212.5 12.5 12.5], 'FaceColor',[0 0 0]);
rectangle('Position',[350 -225 12.5 12.5], 'FaceColor',[1 1 1]);
rectangle('Position',[362.5 -225 12.5 12.5], 'FaceColor',[0 0 0]);
rectangle('Position',[375 -237.5 12.5 12.5], 'FaceColor',[1 1 1]);
rectangle('Position',[387.5 -237.5 12.5 12.5], 'FaceColor',[0 0 0]);
rectangle('Position',[375 -250 12.5 12.5], 'FaceColor',[1 1 1]);
rectangle('Position',[387.5 -250 12.5 12.5], 'FaceColor',[0 0 0]);
rectangle('Position',[375 -262.5 12.5 12.5], 'FaceColor',[1 1 1]);
rectangle('Position',[387.5 -262.5 12.5 12.5], 'FaceColor',[0 0 0]);
rectangle('Position',[375 -275 12.5 12.5], 'FaceColor',[1 1 1]);
rectangle('Position',[387.5 -275 12.5 12.5], 'FaceColor',[0 0 0]);
rectangle('Position',[200 -312.5 12.5 12.5], 'FaceColor',[0 0 0]);
rectangle('Position',[212.5 -312.5 12.5 12.5], 'FaceColor',[0 0 0]);
rectangle('Position',[200 -325 12.5 12.5], 'FaceColor',[1 1 1]);
rectangle('Position',[212.5 -325 12.5 12.5], 'FaceColor',[0 0 0]);
rectangle('Position',[200 -337.5 12.5 12.5], 'FaceColor',[1 1 1]);
rectangle('Position',[212.5 -337.5 12.5 12.5], 'FaceColor',[0 0 0]);
rectangle('Position',[200 -350 12.5 12.5], 'FaceColor',[1 1 1]);
rectangle('Position',[212.5 -350 12.5 12.5], 'FaceColor',[0 0 0]);
rectangle('Position',[250 -337.5 12.5 12.5], 'FaceColor',[1 1 1]);
rectangle('Position',[262.5 -337.5 12.5 12.5], 'FaceColor',[1 1 1]);
rectangle('Position',[250 -350 12.5 12.5], 'FaceColor',[0 0 0]);
rectangle('Position',[262.5 -350 12.5 12.5], 'FaceColor',[0 0 0]);
rectangle('Position',[275 -337.5 12.5 12.5], 'FaceColor',[1 1 1]);
rectangle('Position',[287.5 -337.5 12.5 12.5], 'FaceColor',[1 1 1]);
rectangle('Position',[275 -350 12.5 12.5], 'FaceColor',[0 0 0]);
rectangle('Position',[287.5 -350 12.5 12.5], 'FaceColor',[1 1 1]);
rectangle('Position',[200 -362.5 12.5 12.5], 'FaceColor',[1 1 1]);
rectangle('Position',[212.5 -362.5 12.5 12.5], 'FaceColor',[0 0 0]);
rectangle('Position',[200 -375 12.5 12.5], 'FaceColor',[1 1 1]);
rectangle('Position',[212.5 -375 12.5 12.5], 'FaceColor',[0 0 0]);
rectangle('Position',[200 -387.5 12.5 12.5], 'FaceColor',[1 1 1]);
rectangle('Position',[212.5 -387.5 12.5 12.5], 'FaceColor',[0 0 0]);
rectangle('Position',[200 -400 12.5 12.5], 'FaceColor',[0 0 0]);
rectangle('Position',[212.5 -400 12.5 12.5], 'FaceColor',[0 0 0]);
rectangle('Position',[250 -362.5 12.5 12.5], 'FaceColor',[0 0 0]);
rectangle('Position',[262.5 -362.5 12.5 12.5], 'FaceColor',[0 0 0]);
rectangle('Position',[250 -375 12.5 12.5], 'FaceColor',[1 1 1]);
rectangle('Position',[262.5 -375 12.5 12.5], 'FaceColor',[1 1 1]);
rectangle('Position',[275 -362.5 12.5 12.5], 'FaceColor',[0 0 0]);
rectangle('Position',[287.5 -362.5 12.5 12.5], 'FaceColor',[1 1 1]);
rectangle('Position',[275 -375 12.5 12.5], 'FaceColor',[1 1 1]);
rectangle('Position',[287.5 -375 12.5 12.5], 'FaceColor',[1 1 1]);
rectangle('Position',[250 -387.5 12.5 12.5], 'FaceColor',[1 1 1]);
rectangle('Position',[262.5 -387.5 12.5 12.5], 'FaceColor',[1 1 1]);
rectangle('Position',[250 -400 12.5 12.5], 'FaceColor',[0 0 0]);
rectangle('Position',[262.5 -400 12.5 12.5], 'FaceColor',[0 0 0]);
rectangle('Position',[275 -387.5 12.5 12.5], 'FaceColor',[1 1 1]);
rectangle('Position',[287.5 -387.5 12.5 12.5], 'FaceColor',[1 1 1]);
rectangle('Position',[275 -400 12.5 12.5], 'FaceColor',[0 0 0]);
rectangle('Position',[287.5 -400 12.5 12.5], 'FaceColor',[0 0 0]);
rectangle('Position',[300 -312.5 12.5 12.5], 'FaceColor',[0 0 0]);
rectangle('Position',[312.5 -312.5 12.5 12.5], 'FaceColor',[0 0 0]);
rectangle('Position',[300 -325 12.5 12.5], 'FaceColor',[1 1 1]);
rectangle('Position',[312.5 -325 12.5 12.5], 'FaceColor',[1 1 1]);
rectangle('Position',[350 -312.5 12.5 12.5], 'FaceColor',[0 0 0]);
rectangle('Position',[362.5 -312.5 12.5 12.5], 'FaceColor',[0 0 0]);
rectangle('Position',[350 -325 12.5 12.5], 'FaceColor',[1 1 1]);
rectangle('Position',[362.5 -325 12.5 12.5], 'FaceColor',[1 1 1]);
rectangle('Position',[375 -312.5 12.5 12.5], 'FaceColor',[0 0 0]);
rectangle('Position',[387.5 -312.5 12.5 12.5], 'FaceColor',[0 0 0]);
rectangle('Position',[375 -325 12.5 12.5], 'FaceColor',[1 1 1]);
rectangle('Position',[387.5 -325 12.5 12.5], 'FaceColor',[0 0 0]);
rectangle('Position',[375 -337.5 12.5 12.5], 'FaceColor',[1 1 1]);
rectangle('Position',[387.5 -337.5 12.5 12.5], 'FaceColor',[0 0 0]);
rectangle('Position',[375 -350 12.5 12.5], 'FaceColor',[1 1 1]);
rectangle('Position',[387.5 -350 12.5 12.5], 'FaceColor',[0 0 0]);
rectangle('Position',[325 -362.5 12.5 12.5], 'FaceColor',[0 0 0]);
rectangle('Position',[337.5 -362.5 12.5 12.5], 'FaceColor',[0 0 0]);
rectangle('Position',[325 -375 12.5 12.5], 'FaceColor',[1 1 1]);
rectangle('Position',[337.5 -375 12.5 12.5], 'FaceColor',[1 1 1]);
rectangle('Position',[300 -387.5 12.5 12.5], 'FaceColor',[1 1 1]);
rectangle('Position',[312.5 -387.5 12.5 12.5], 'FaceColor',[1 1 1]);
rectangle('Position',[300 -400 12.5 12.5], 'FaceColor',[0 0 0]);
rectangle('Position',[312.5 -400 12.5 12.5], 'FaceColor',[0 0 0]);
rectangle('Position',[325 -387.5 12.5 12.5], 'FaceColor',[1 1 1]);
rectangle('Position',[337.5 -387.5 12.5 12.5], 'FaceColor',[1 1 1]);
rectangle('Position',[325 -400 12.5 12.5], 'FaceColor',[0 0 0]);
rectangle('Position',[337.5 -400 12.5 12.5], 'FaceColor',[0 0 0]);
rectangle('Position',[375 -362.5 12.5 12.5], 'FaceColor',[1 1 1]);
rectangle('Position',[387.5 -362.5 12.5 12.5], 'FaceColor',[0 0 0]);
rectangle('Position',[375 -375 12.5 12.5], 'FaceColor',[1 1 1]);
rectangle('Position',[387.5 -375 12.5 12.5], 'FaceColor',[0 0 0]);
rectangle('Position',[350 -387.5 12.5 12.5], 'FaceColor',[1 1 1]);
rectangle('Position',[362.5 -387.5 12.5 12.5], 'FaceColor',[1 1 1]);
rectangle('Position',[350 -400 12.5 12.5], 'FaceColor',[0 0 0]);
rectangle('Position',[362.5 -400 12.5 12.5], 'FaceColor',[0 0 0]);
rectangle('Position',[375 -387.5 12.5 12.5], 'FaceColor',[1 1 1]);
rectangle('Position',[387.5 -387.5 12.5 12.5], 'FaceColor',[0 0 0]);
rectangle('Position',[375 -400 12.5 12.5], 'FaceColor',[0 0 0]);
rectangle('Position',[387.5 -400 12.5 12.5], 'FaceColor',[0 0 0]);
X=[373.333,373.333,337.5,337.5,325,325,250,250,225,212.5,212.5,212.5,175,175,150,125,125,125,125,125,100,75,75,75,75,50,50,50,26.6667];
Y=[-373.333,-373.333,-362.5,-362.5,-350,-350,-300,-300,-275,-275,-275,-275,-250,-250,-225,-200,-200,-187.5,-187.5,-150,-125,-100,-87.5,-75,-75,-50,-50,-50,-26.6667];
hold on;
plot(X,Y,'r');
legend('1437.48','Location','southoutside');
